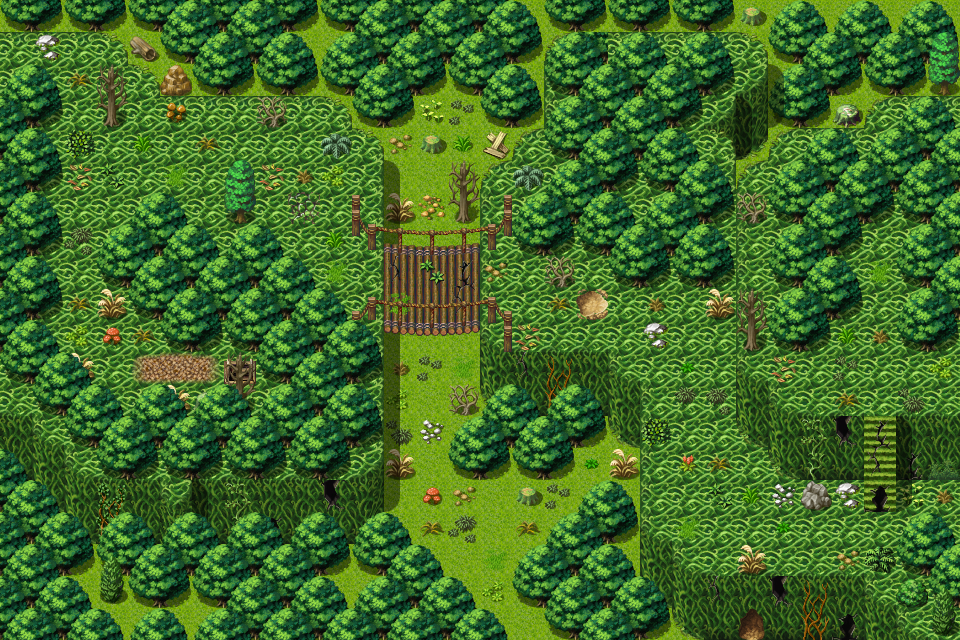

Below is a game level as drawn by its tile map, then a one-line description and the .tmx that defines it (tile-layer data replaced by summaries):
An orthogonal 30x20 tile map with 32x32 px tiles, 3 tile layers (Ground, Objects, Above), 1 hidden layer not drawn, 40 tilesets and 18 objects (13x spawn, 5x mapchange).

<map version="1.0" orientation="orthogonal" width="30" height="20" tilewidth="32" tileheight="32">
 <properties>
  <property name="outdoors" value="1" />
 </properties>
 <tileset firstgid="1" name="map_bed_1" tilewidth="32" tileheight="32">
  <image source="../drawable/map_bed_1.png" width="512" height="256" />
 </tileset>
 <tileset firstgid="129" name="map_border_1" tilewidth="32" tileheight="32">
  <image source="../drawable/map_border_1.png" width="512" height="256" />
 </tileset>
 <tileset firstgid="257" name="map_bridge_1" tilewidth="32" tileheight="32">
  <image source="../drawable/map_bridge_1.png" width="512" height="256" />
 </tileset>
 <tileset firstgid="385" name="map_broken_1" tilewidth="32" tileheight="32">
  <image source="../drawable/map_broken_1.png" width="512" height="256" />
 </tileset>
 <tileset firstgid="513" name="map_cavewall_1" tilewidth="32" tileheight="32">
  <image source="../drawable/map_cavewall_1.png" width="576" height="192" />
 </tileset>
 <tileset firstgid="621" name="map_cavewall_2" tilewidth="32" tileheight="32">
  <image source="../drawable/map_cavewall_2.png" width="576" height="192" />
 </tileset>
 <tileset firstgid="729" name="map_cavewall_3" tilewidth="32" tileheight="32">
  <image source="../drawable/map_cavewall_3.png" width="576" height="192" />
 </tileset>
 <tileset firstgid="837" name="map_chair_table_1" tilewidth="32" tileheight="32">
  <image source="../drawable/map_chair_table_1.png" width="512" height="256" />
 </tileset>
 <tileset firstgid="965" name="map_crate_1" tilewidth="32" tileheight="32">
  <image source="../drawable/map_crate_1.png" width="512" height="256" />
 </tileset>
 <tileset firstgid="1093" name="map_cupboard_1" tilewidth="32" tileheight="32">
  <image source="../drawable/map_cupboard_1.png" width="512" height="256" />
 </tileset>
 <tileset firstgid="1221" name="map_curtain_1" tilewidth="32" tileheight="32">
  <image source="../drawable/map_curtain_1.png" width="512" height="256" />
 </tileset>
 <tileset firstgid="1349" name="map_entrance_1" tilewidth="32" tileheight="32">
  <image source="../drawable/map_entrance_1.png" width="512" height="256" />
 </tileset>
 <tileset firstgid="1477" name="map_fence_1" tilewidth="32" tileheight="32">
  <image source="../drawable/map_fence_1.png" width="512" height="256" />
 </tileset>
 <tileset firstgid="1605" name="map_fence_2" tilewidth="32" tileheight="32">
  <image source="../drawable/map_fence_2.png" width="512" height="256" />
 </tileset>
 <tileset firstgid="1733" name="map_ground_1" tilewidth="32" tileheight="32">
  <image source="../drawable/map_ground_1.png" width="512" height="256" />
 </tileset>
 <tileset firstgid="1861" name="map_ground_2" tilewidth="32" tileheight="32">
  <image source="../drawable/map_ground_2.png" width="512" height="256" />
 </tileset>
 <tileset firstgid="1989" name="map_ground_3" tilewidth="32" tileheight="32">
  <image source="../drawable/map_ground_3.png" width="512" height="256" />
 </tileset>
 <tileset firstgid="2117" name="map_ground_4" tilewidth="32" tileheight="32">
  <image source="../drawable/map_ground_4.png" width="512" height="256" />
 </tileset>
 <tileset firstgid="2245" name="map_ground_5" tilewidth="32" tileheight="32">
  <image source="../drawable/map_ground_5.png" width="512" height="256" />
 </tileset>
 <tileset firstgid="2373" name="map_ground_6" tilewidth="32" tileheight="32">
  <image source="../drawable/map_ground_6.png" width="512" height="256" />
 </tileset>
 <tileset firstgid="2501" name="map_ground_7" tilewidth="32" tileheight="32">
  <image source="../drawable/map_ground_7.png" width="512" height="256" />
 </tileset>
 <tileset firstgid="2629" name="map_ground_8" tilewidth="32" tileheight="32">
  <image source="../drawable/map_ground_8.png" width="512" height="256" />
 </tileset>
 <tileset firstgid="2757" name="map_indoor_1" tilewidth="32" tileheight="32">
  <image source="../drawable/map_indoor_1.png" width="512" height="256" />
 </tileset>
 <tileset firstgid="2885" name="map_kitchen_1" tilewidth="32" tileheight="32">
  <image source="../drawable/map_kitchen_1.png" width="512" height="256" />
 </tileset>
 <tileset firstgid="3013" name="map_outdoor_1" tilewidth="32" tileheight="32">
  <image source="../drawable/map_outdoor_1.png" width="512" height="256" />
 </tileset>
 <tileset firstgid="3141" name="map_pillar_1" tilewidth="32" tileheight="32">
  <image source="../drawable/map_pillar_1.png" width="512" height="256" />
 </tileset>
 <tileset firstgid="3269" name="map_plant_1" tilewidth="32" tileheight="32">
  <image source="../drawable/map_plant_1.png" width="512" height="256" />
 </tileset>
 <tileset firstgid="3397" name="map_rock_1" tilewidth="32" tileheight="32">
  <image source="../drawable/map_rock_1.png" width="512" height="256" />
 </tileset>
 <tileset firstgid="3525" name="map_roof_1" tilewidth="32" tileheight="32">
  <image source="../drawable/map_roof_1.png" width="512" height="256" />
 </tileset>
 <tileset firstgid="3653" name="map_roof_2" tilewidth="32" tileheight="32">
  <image source="../drawable/map_roof_2.png" width="512" height="256" />
 </tileset>
 <tileset firstgid="3781" name="map_shop_1" tilewidth="32" tileheight="32">
  <image source="../drawable/map_shop_1.png" width="512" height="256" />
 </tileset>
 <tileset firstgid="3909" name="map_sign_ladder_1" tilewidth="32" tileheight="32">
  <image source="../drawable/map_sign_ladder_1.png" width="512" height="256" />
 </tileset>
 <tileset firstgid="4037" name="map_table_1" tilewidth="32" tileheight="32">
  <image source="../drawable/map_table_1.png" width="512" height="256" />
 </tileset>
 <tileset firstgid="4165" name="map_trail_1" tilewidth="32" tileheight="32">
  <image source="../drawable/map_trail_1.png" width="512" height="256" />
 </tileset>
 <tileset firstgid="4293" name="map_tree_1" tilewidth="32" tileheight="32">
  <image source="../drawable/map_tree_1.png" width="512" height="256" />
 </tileset>
 <tileset firstgid="4421" name="map_wall_1" tilewidth="32" tileheight="32">
  <image source="../drawable/map_wall_1.png" width="512" height="256" />
 </tileset>
 <tileset firstgid="4549" name="map_wall_2" tilewidth="32" tileheight="32">
  <image source="../drawable/map_wall_2.png" width="480" height="256" />
 </tileset>
 <tileset firstgid="4669" name="map_wall_3" tilewidth="32" tileheight="32">
  <image source="../drawable/map_wall_3.png" width="480" height="256" />
 </tileset>
 <tileset firstgid="4789" name="map_window_1" tilewidth="32" tileheight="32">
  <image source="../drawable/map_window_1.png" width="512" height="256" />
 </tileset>
 <tileset firstgid="4917" name="map_window_2" tilewidth="32" tileheight="32">
  <image source="../drawable/map_window_2.png" width="512" height="256" />
 </tileset>
 <layer name="Ground" width="30" height="20">
  <data>[600 cells, 600 non-empty, 16 distinct tile ids]</data>
 </layer>
 <layer name="Objects" width="30" height="20">
  <data>[600 cells, 455 non-empty, 77 distinct tile ids]</data>
 </layer>
 <layer name="Above" width="30" height="20">
  <data>[600 cells, 77 non-empty, 17 distinct tile ids]</data>
 </layer>
 <layer name="Walkable" width="30" height="20" visible="0">
  <data>[600 cells, 434 non-empty, 1 distinct tile ids]</data>
 </layer>
 <objectgroup name="Mapevents">
  <object name="west" type="mapchange" x="0" y="32" width="32" height="64">
   <properties>
    <property name="map" value="lodar2" />
    <property name="place" value="east2" />
   </properties>
  </object>
  <object name="down lodar3" type="mapchange" x="224" y="352" width="32" height="32">
   <properties>
    <property name="map" value="lodarcave0" />
    <property name="place" value="up lodarcave0" />
   </properties>
  </object>
  </objectgroup>
 <objectgroup name="Spawn">
  <!-- 13 objects omitted --></objectgroup>
 <objectgroup name="Keys" />
</map>
<!-- 16 of 18 objects omitted -->
